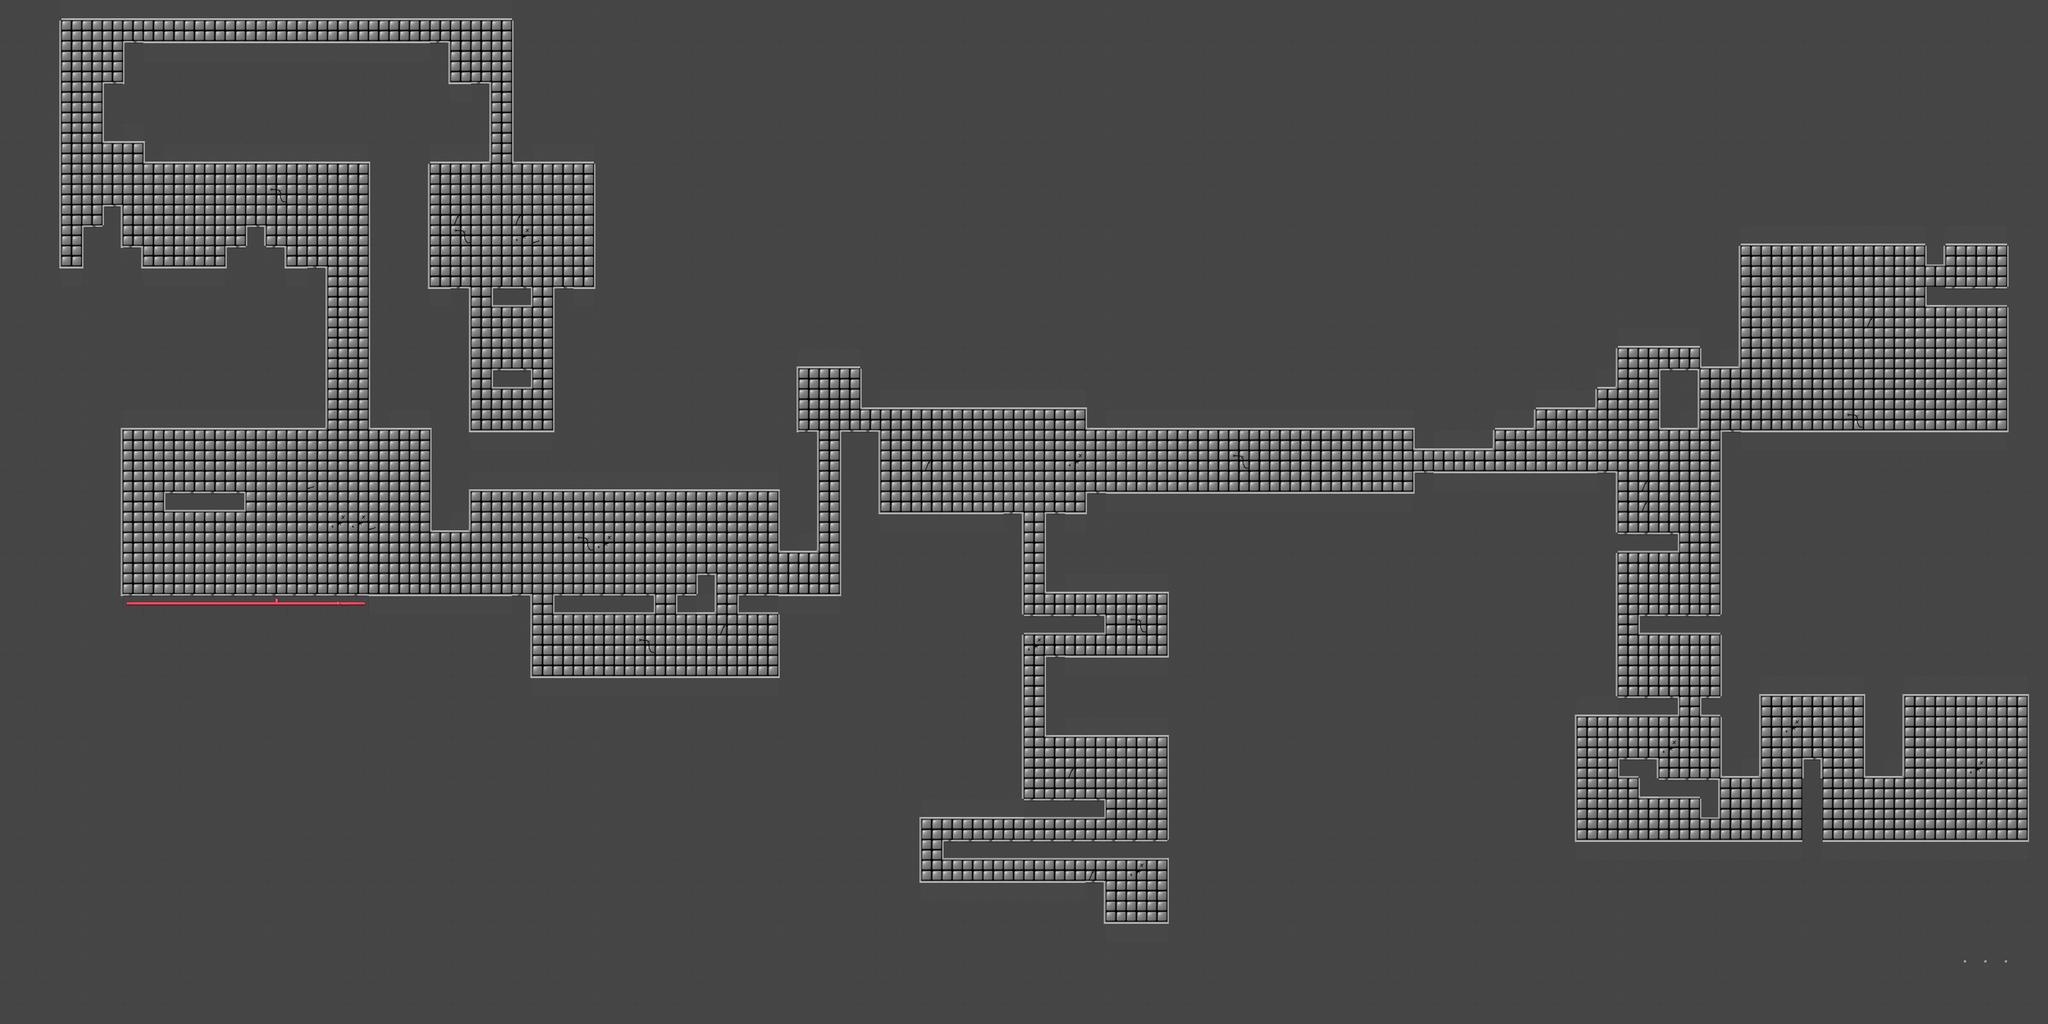

This is a level from a 2D game, rendered from its Tiled map with the project's own tilesets. A one-line summary and the map file follow, with tile-layer data summarised:
An orthogonal 100x50 tile map with 64x64 px tiles, 2 tile layers (background, platforms) and 12 objects (6x platform, outside, startGame, endGame, objectCollectible_1, ...).

<map version="1.0" orientation="orthogonal" renderorder="left-down" width="100" height="50" tilewidth="64" tileheight="64">
 <tileset firstgid="1" name="tilesetbasic" tilewidth="64" tileheight="64">
  <image source="tilesetbasic.png" width="512" height="256" />
 </tileset>
 <layer name="background" width="100" height="50">
  <data>[5000 cells, 5000 non-empty, 1 distinct tile ids]</data>
 </layer>
 <layer name="platforms" width="100" height="50">
  <data>[5000 cells, 4065 non-empty, 27 distinct tile ids]</data>
 </layer>
 <objectgroup name="objects">
  <object name="platform" x="1728" y="1856" width="320" height="64" />
  <object name="platform" x="2176" y="1792">
   <polygon points="0,0 0,64 -64,64 -64,128 64,128 64,0" />
  </object>
  <object name="outside" x="1664" y="1856">
   <polyline points="0,0 -1280,0 -1280,-512 -640,-512 -640,-1024 -768,-1024 -768,-1088 -832,-1088 -832,-1152 -896,-1152 -896,-1088 -960,-1088 -960,-1024 -1216,-1024 -1216,-1088 -1280,-1088 -1280,-1216 -1344,-1216 -1344,-1152 -1408,-1152 -1408,-1024 -1472,-1024 -1472,-1792 -64,-1792 -64,-1344 192,-1344 192,-960 64,-960 64,-512 -192,-512 -192,-960 -320,-960 -320,-1344 -128,-1344 -128,-1600 -256,-1600 -256,-1728 -1280,-1728 -1280,-1600 -1344,-1600 -1344,-1408 -1216,-1408 -1216,-1344 -512,-1344 -512,-576 -512,-512 -320,-512 -320,-192 -192,-192 -192,-320 768,-320 768,-128 896,-128 896,-512 768,-512 832,-512 832,-576 832,-704 1024,-704 1024,-576 1728,-576 1728,-512 2752,-512 2752,-448 3008,-448 3008,-512 3136,-512 3136,-576 3328,-576 3328,-640 3392,-640 3392,-768 3648,-768 3648,-704 3776,-704 3776,-1088 4352,-1088 4352,-1024 4416,-1024 4416,-1088 4608,-1088 4608,-960 4352,-960 4352,-896 4608,-896 4608,-512 3712,-512 3712,64 3456,64 3456,128 3712,128 3712,320 3648,320 3648,384 3712,384 3712,576 3840,576 3840,320 4160,320 4160,576 4288,576 4288,320 4672,320 4672,768 4032,768 4032,512 3968,512 3968,768 3264,768 3264,384 3584,384 3584,320 3392,320 3392,-128 3584,-128 3584,-192 3392,-192 3392,-384 2752,-384 2752,-320 1728,-320 1728,-256 1600,-256 1600,0 1984,0 1984,192 1600,192 1600,448 1984,448 1984,768 1280,768 1280,832 1984,832 1984,1024 1792,1024 1792,896 1216,896 1216,704 1792,704 1792,640 1536,640 1536,128 1792,128 1792,64 1536,64 1536,-256 1088,-256 1088,-512 960,-512 960,0 640,0 640,64 768,64 768,256 0,256 0,0" />
  </object>
  <object name="platform" x="5184" y="1152" width="128" height="192" />
  <object name="platform" x="5184" y="2368">
   <polyline points="0,0 -128,0 -128,64 -64,64 -64,128 128,128 128,192 192,192 192,64 0,64 0,0" />
  </object>
  <object name="platform" x="1536" y="896" width="128" height="64" />
  <object name="platform" x="1536" y="1152" width="128" height="64" />
 </objectgroup>
 <objectgroup name="extras">
  <object name="startGame" x="576" y="1344" width="64" height="192" />
  <object name="endGame" x="6144" y="2432" width="192" height="192" />
  <object name="objectCollectible_1" x="1536" y="1024" width="128" height="128" />
  <object name="objectCollectible_2" x="3520" y="2752" width="128" height="128" />
  <object name="objectCollectible_3" x="6144" y="768" width="128" height="128" />
 </objectgroup>
</map>